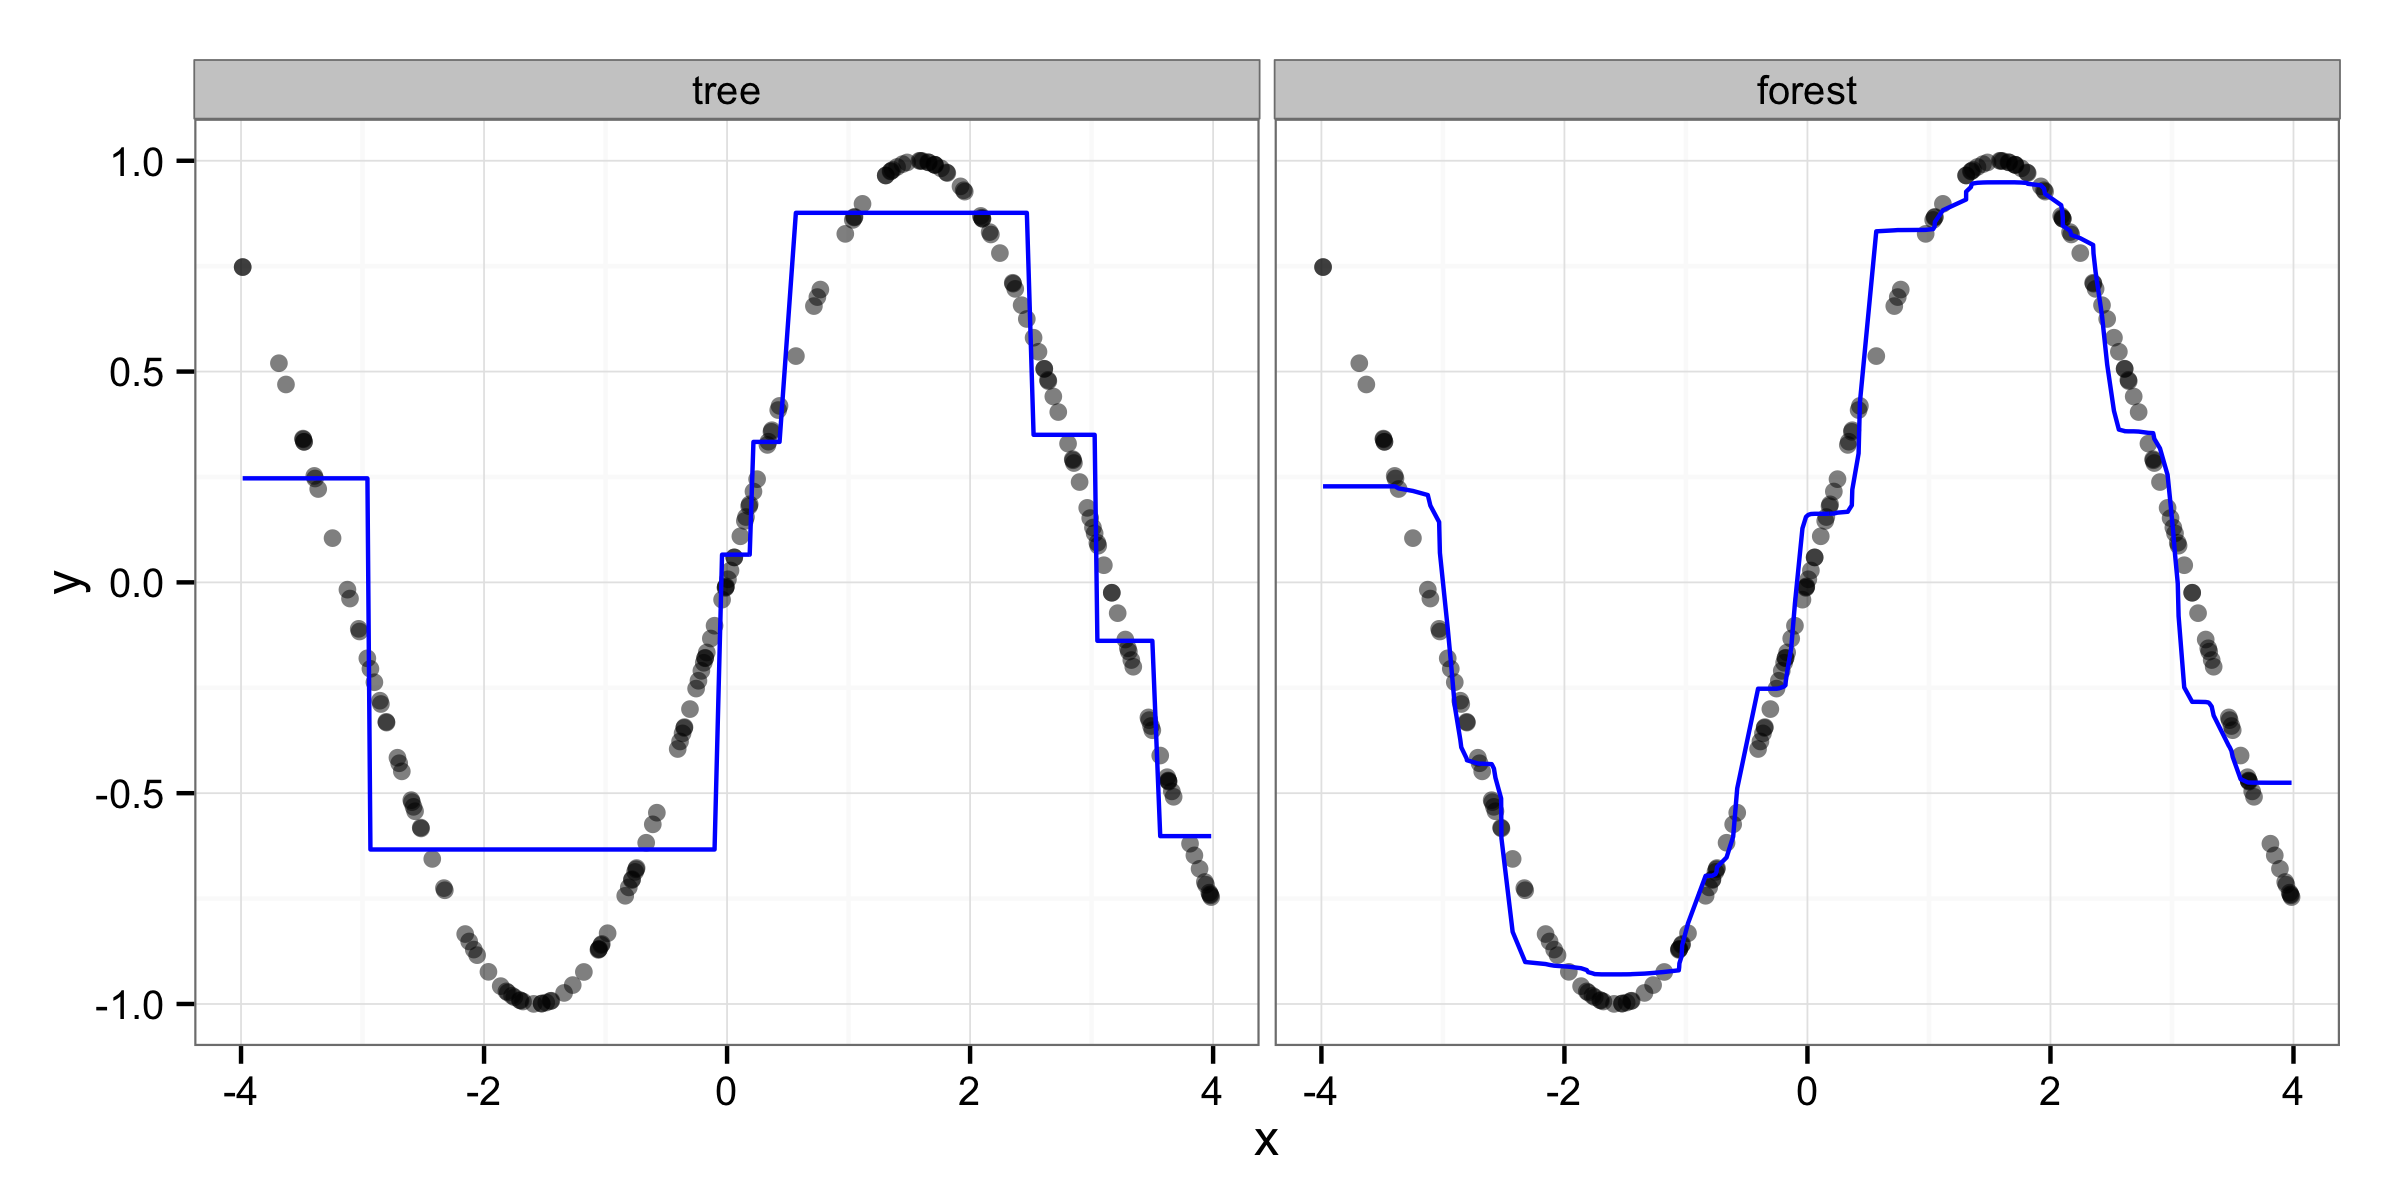

Here is the R script that generated this plot:
set.seed(1988)

library(party)
library(ggplot2)
library(reshape2)

n <- 200
x <- runif(n, -4, 4)
y <- sin(x)
df <- data.frame(x, y)

fit_tree <- ctree(y ~ x, df)
df$tree <- as.numeric(predict(fit_tree))

fit_forest <- cforest(y ~ x, df, control = cforest_unbiased(mtry = 1, ntree = 1000))
df$forest <- as.numeric(predict(fit_forest))
df <- melt(df, id.vars = c("x", "y"))

p <- ggplot(df, aes(x, y))
p <- p + facet_wrap( ~ variable)
p <- p + geom_point(alpha = .5)
p <- p + geom_line(aes(x, value), colour = "blue")
p <- p + theme_bw()
ggsave("approximation_example.png", p, width = 8, height = 4)
